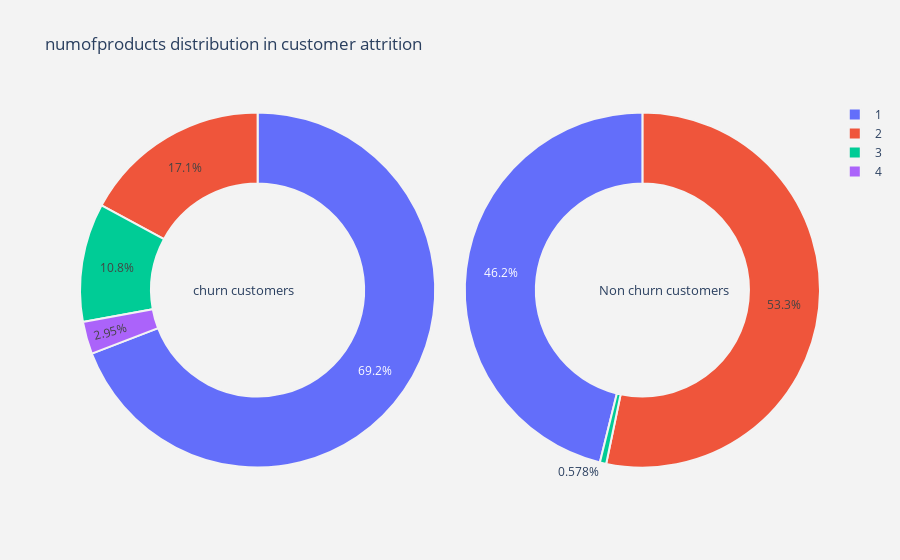

Notebook code cell kept with this figure:
### Code cell
plot_pie(cat_columns[2])

### Figure 1 — Plotly figure (JSON) as saved in the notebook; plotly's stock layout.template omitted (floating-point values rounded to 4 significant figures)
{"data": [{"domain": {"x": [0, 0.48]}, "hole": 0.6, "hoverinfo": "label+percent+name", "labels": [1, 2, 3, 4], "marker": {"line": {"color": "rgb(243,243,243)", "width": 2}}, "name": "Churn Customers", "type": "pie", "values": [1409, 348, 220, 60]}, {"domain": {"x": [0.52, 1]}, "hole": 0.6, "hoverinfo": "label+percent+name", "labels": [2, 1, 3], "marker": {"line": {"color": "rgb(243,243,243)", "width": 2}}, "name": "Non churn customers", "type": "pie", "values": [4242, 3675, 46]}], "layout": {"annotations": [{"font": {"size": 13}, "showarrow": false, "text": "churn customers", "x": 0.15, "y": 0.5}, {"font": {"size": 13}, "showarrow": false, "text": "Non churn customers", "x": 0.88, "y": 0.5}], "paper_bgcolor": "rgb(243,243,243)", "plot_bgcolor": "rgb(243,243,243)", "title": {"text": "numofproducts distribution in customer attrition "}}}
